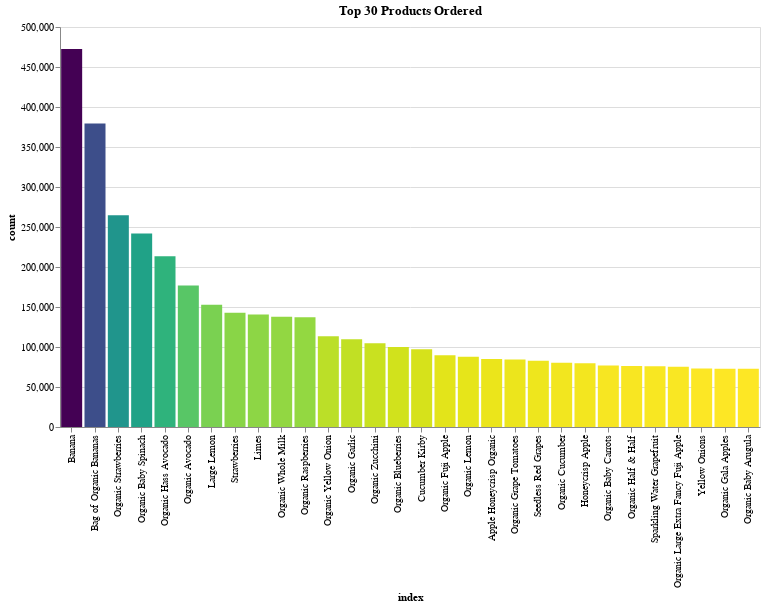

Notebook code cell kept with this figure:
### Code cell
chart_title = "Top 30 Products Ordered"
x_label = "index:O"
y_label = 'count:Q'
pct_of_baskets = 'Pct_of_Baskets:Q'
product_num = 'product_num:O'



alt.Chart(top_prods).mark_bar().encode(
    alt.X(x_label, bin=False, sort=top_prods_order_list),
    alt.Y(y_label),
#     alt.ColorValue('darkorange'),
#     color = alt.Color('order_hour_of_day', alt.ColorValue("blue")),
#     color='orange',
    color = alt.Color(y_label, legend=None, sort="descending", scale=alt.Scale(scheme='viridis')),
    tooltip=[alt.Tooltip(x_label, title="Product"), alt.Tooltip(y_label), alt.Tooltip(pct_of_baskets), alt.Tooltip(product_num)]
    ).properties(title=chart_title, width=700, height=400)

### Figure 1 — Vega-Lite specification as saved in the notebook (floating-point values rounded to 4 significant figures)
{"$schema": "https://vega.github.io/schema/vega-lite/v2.6.0.json", "config": {"background": "white", "view": {"height": 300, "width": 400}}, "data": {"name": "data-3a0821f4cb5de9e9e16552b2c8814d1b"}, "datasets": {"data-3a0821f4cb5de9e9e16552b2c8814d1b": [{"Pct_of_Baskets": 13.81, "count": 472565, "index": "Banana", "product_num": 24852}, {"Pct_of_Baskets": 11.09, "count": 379450, "index": "Bag of Organic Bananas", "product_num": 13176}, {"Pct_of_Baskets": 7.737, "count": 264683, "index": "Organic Strawberries", "product_num": 21137}, {"Pct_of_Baskets": 7.071, "count": 241921, "index": "Organic Baby Spinach", "product_num": 21903}, {"Pct_of_Baskets": 6.243, "count": 213584, "index": "Organic Hass Avocado", "product_num": 47209}, {"Pct_of_Baskets": 5.168, "count": 176815, "index": "Organic Avocado", "product_num": 47766}, {"Pct_of_Baskets": 4.462, "count": 152657, "index": "Large Lemon", "product_num": 47626}, {"Pct_of_Baskets": 4.179, "count": 142951, "index": "Strawberries", "product_num": 16797}, {"Pct_of_Baskets": 4.111, "count": 140627, "index": "Limes", "product_num": 26209}, {"Pct_of_Baskets": 4.031, "count": 137905, "index": "Organic Whole Milk", "product_num": 27845}, {"Pct_of_Baskets": 4.006, "count": 137057, "index": "Organic Raspberries", "product_num": 27966}, {"Pct_of_Baskets": 3.315, "count": 113426, "index": "Organic Yellow Onion", "product_num": 22935}, {"Pct_of_Baskets": 3.209, "count": 109778, "index": "Organic Garlic", "product_num": 24964}, {"Pct_of_Baskets": 3.064, "count": 104823, "index": "Organic Zucchini", "product_num": 45007}, {"Pct_of_Baskets": 2.925, "count": 100060, "index": "Organic Blueberries", "product_num": 39275}, {"Pct_of_Baskets": 2.845, "count": 97315, "index": "Cucumber Kirby", "product_num": 49683}, {"Pct_of_Baskets": 2.62, "count": 89632, "index": "Organic Fuji Apple", "product_num": 28204}, {"Pct_of_Baskets": 2.565, "count": 87746, "index": "Organic Lemon", "product_num": 5876}, {"Pct_of_Baskets": 2.485, "count": 85020, "index": "Apple Honeycrisp Organic", "product_num": 8277}, {"Pct_of_Baskets": 2.463, "count": 84255, "index": "Organic Grape Tomatoes", "product_num": 40706}, {"Pct_of_Baskets": 2.417, "count": 82689, "index": "Seedless Red Grapes", "product_num": 4920}, {"Pct_of_Baskets": 2.35, "count": 80392, "index": "Organic Cucumber", "product_num": 30391}, {"Pct_of_Baskets": 2.332, "count": 79769, "index": "Honeycrisp Apple", "product_num": 45066}, {"Pct_of_Baskets": 2.248, "count": 76896, "index": "Organic Baby Carrots", "product_num": 42265}, {"Pct_of_Baskets": 2.232, "count": 76360, "index": "Organic Half & Half", "product_num": 49235}, {"Pct_of_Baskets": 2.218, "count": 75886, "index": "Sparkling Water Grapefruit", "product_num": 44632}, {"Pct_of_Baskets": 2.197, "count": 75165, "index": "Organic Large Extra Fancy Fuji Apple", "product_num": 19057}, {"Pct_of_Baskets": 2.139, "count": 73167, "index": "Yellow Onions", "product_num": 4605}, {"Pct_of_Baskets": 2.129, "count": 72846, "index": "Organic Gala Apples", "product_num": 37646}, {"Pct_of_Baskets": 2.129, "count": 72829, "index": "Organic Baby Arugula", "product_num": 21616}]}, "encoding": {"color": {"field": "count", "legend": null, "scale": {"scheme": "viridis"}, "sort": "descending", "type": "quantitative"}, "tooltip": [{"field": "index", "title": "Product", "type": "ordinal"}, {"field": "count", "type": "quantitative"}, {"field": "Pct_of_Baskets", "type": "quantitative"}, {"field": "product_num", "type": "ordinal"}], "x": {"bin": false, "field": "index", "sort": ["Banana", "Bag of Organic Bananas", "Organic Strawberries", "Organic Baby Spinach", "Organic Hass Avocado", "Organic Avocado", "Large Lemon", "Strawberries", "Limes", "Organic Whole Milk", "Organic Raspberries", "Organic Yellow Onion", "Organic Garlic", "Organic Zucchini", "Organic Blueberries", "Cucumber Kirby", "Organic Fuji Apple", "Organic Lemon", "Apple Honeycrisp Organic", "Organic Grape Tomatoes", "Seedless Red Grapes", "Organic Cucumber", "Honeycrisp Apple", "Organic Baby Carrots", "Organic Half & Half", "Sparkling Water Grapefruit", "Organic Large Extra Fancy Fuji Apple", "Yellow Onions", "Organic Gala Apples", "Organic Baby Arugula"], "type": "ordinal"}, "y": {"field": "count", "type": "quantitative"}}, "height": 400, "mark": "bar", "title": "Top 30 Products Ordered", "width": 700}
